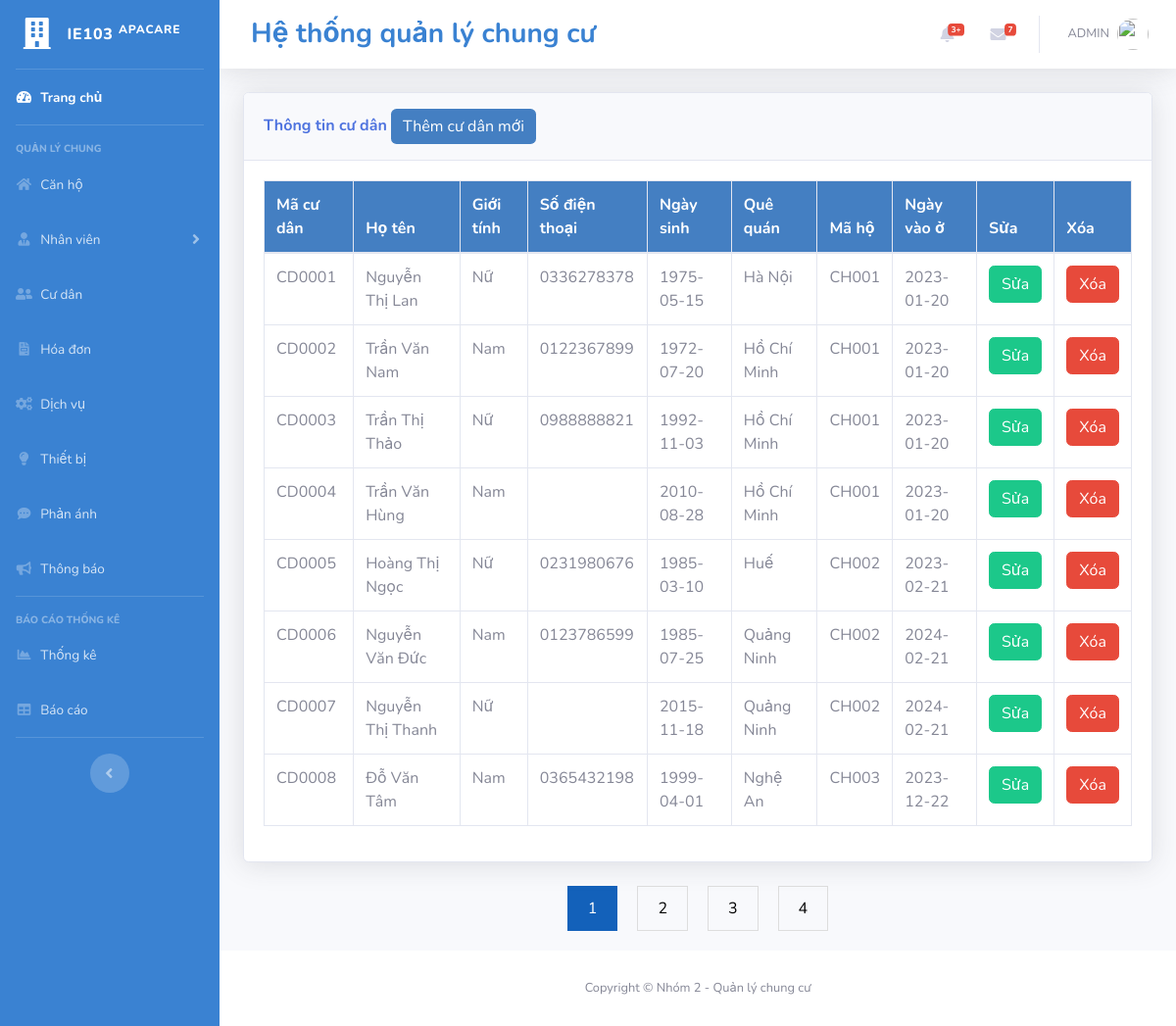
The app's page /cudan.php with its own data.
### tables this page shows
CREATE TABLE CuDan (
    MaCD CHAR(6) NOT NULL,
    TenCD VARCHAR(30) NOT NULL,
    GioiTinh VARCHAR(4) NOT NULL,
    SDT VARCHAR(10) UNIQUE,
    NgSinh DATE NOT NULL,
    QueQuan VARCHAR(30) NOT NULL,
    MaCH CHAR(6) NOT NULL,
    NgVaoO DATE,
    MatKhau VARCHAR(255),
    PRIMARY KEY (MaCD)
);

### cudan.php (the view, shortened to what this page needs)
<?php
include('includes/header.php');
include('includes/navbar.php');
include('includes/db.php');
$limit = 8;
$page = isset($_GET['page']) ? $_GET['page'] : 1;
$start = ($page - 1) * $limit;
$result = $conn->query("SELECT COUNT(MaCD) AS MaCD FROM cudan");
$custCount = $result->fetch_all(MYSQLI_ASSOC);
$total = $custCount[0]['MaCD'];
$pages = ceil($total / $limit);
$sql = "SELECT * FROM cudan LIMIT $start, $limit";
$result = $conn->query($sql);
?>
<div class="container-fluid">
<div class="card shadow mb-4">
  <div class="card-header py-3">
    <h6 class="m-0 font-weight-bold text-primary">Thông tin cư dân
            <button type="button" class="btn btn-primary" data-toggle="modal" data-target="#addResident" style="background:#447FC2; border:none;">
              Thêm cư dân mới
            </button>
    </h6>
  </div>
  <div class="card-body">
    <div class="table-responsive">
      <table class="table table-bordered" id="dataTable" width="100%" cellspacing="0">
        <thead style="background-color: #447FC2; color: white;">
          <tr>
            <th>Mã cư dân</th>
            <th>Họ tên</th>
            <th>Giới tính</th>
            <th>Số điện thoại</th>
            <th>Ngày sinh</th>
            <th>Quê quán</th>
            <th>Mã hộ</th>
            <th>Ngày vào ở</th>
            <th>Sửa</th>
            <th>Xóa</th>
          </tr>
        </thead>
        <tbody>
        <?php
        if ($result->num_rows > 0) {
            while ($row = $result->fetch_assoc()) {
                echo "<tr>";
                echo "<td>" . $row['MaCD'] . "</td>";
                echo "<td>" . $row['TenCD'] . "</td>";
                echo "<td>" . $row['GioiTinh'] . "</td>";
                echo "<td>" . $row['SDT'] . "</td>";
                echo "<td>" . $row['NgSinh'] . "</td>";
                echo "<td>" . $row['QueQuan'] . "</td>";
                echo "<td>" . $row['MaCH'] . "</td>";
                echo "<td>" . $row['NgVaoO'] . "</td>";
                echo "<td>
                    <button type='button' class='btn btn-success editBtn' data-id='" . $row['MaCD'] . "' data-ten='" . $row['TenCD'] . "' data-gioitinh='" . $row['GioiTinh'] . "' data-sdt='" . $row['SDT'] . "' data-ngsinh='" . $row['NgSinh'] . "' data-quequan='" . $row['QueQuan'] . "' data-mach='" . $row['MaCH'] . "' data-ngvaoo='" . $row['NgVaoO'] . "'>Sửa</button>
                </td>";
                echo "<td>
                    <button type='button' class='btn btn-danger deleteBtn' data-toggle='modal' data-target='#deleteModal' data-id='" . $row['MaCD'] . "'>Xóa</button>
                </td>";
                echo "</tr>";
            }
        } else {
            echo "<tr><td colspan='10'>Không có cư dân nào</td></tr>";
        }
        ?>
        </tbody>
      </table>
    </div>
  </div>
</div>
</div>
<div class="pagination">
    <?php for ($i = 1; $i <= $pages; $i++) : ?>
        <a href="cudan.php?page=<?= $i; ?>" class="<?= ($page == $i) ? 'active' : ''; ?>"><?= $i; ?></a>
    <?php endfor; ?>
</div>
<?php
include('includes/footer.php');
?>

### cudan.php (style rules this page uses)
.pagination { display: flex; justify-content: center; margin: 20px 0; }
.pagination a { margin: 0 10px; padding: 10px 20px; text-decoration: none; color: black; border: 1px solid #ddd; }
.pagination a.active { background-color: #1361BA; color: white; border: 1px solid #1361BA; }

### records on screen
cudan: MaCD "CD0001", TenCD "Nguyễn Thị Lan", GioiTinh "Nữ", SDT "0336278378", NgSinh "1975-05-15", QueQuan "Hà Nội", MaCH "CH001", NgVaoO "2023-01-20"
cudan: MaCD "CD0002", TenCD "Trần Văn Nam", GioiTinh "Nam", SDT "0122367899", NgSinh "1972-07-20", QueQuan "Hồ Chí Minh", MaCH "CH001", NgVaoO "2023-01-20"
cudan: MaCD "CD0003", TenCD "Trần Thị Thảo", GioiTinh "Nữ", SDT "0988888821", NgSinh "1992-11-03", QueQuan "Hồ Chí Minh", MaCH "CH001", NgVaoO "2023-01-20"
cudan: MaCD "CD0004", TenCD "Trần Văn Hùng", GioiTinh "Nam", NgSinh "2010-08-28", QueQuan "Hồ Chí Minh", MaCH "CH001", NgVaoO "2023-01-20"
cudan: MaCD "CD0005", TenCD "Hoàng Thị Ngọc", GioiTinh "Nữ", SDT "0231980676", NgSinh "1985-03-10", QueQuan "Huế", MaCH "CH002", NgVaoO "2023-02-21"
cudan: MaCD "CD0006", TenCD "Nguyễn Văn Đức", GioiTinh "Nam", SDT "0123786599", NgSinh "1985-07-25", QueQuan "Quảng Ninh", MaCH "CH002", NgVaoO "2024-02-21"
cudan: MaCD "CD0007", TenCD "Nguyễn Thị Thanh", GioiTinh "Nữ", NgSinh "2015-11-18", QueQuan "Quảng Ninh", MaCH "CH002", NgVaoO "2024-02-21"
cudan: MaCD "CD0008", TenCD "Đỗ Văn Tâm", GioiTinh "Nam", SDT "0365432198", NgSinh "1999-04-01", QueQuan "Nghệ An", MaCH "CH003", NgVaoO "2023-12-22"
